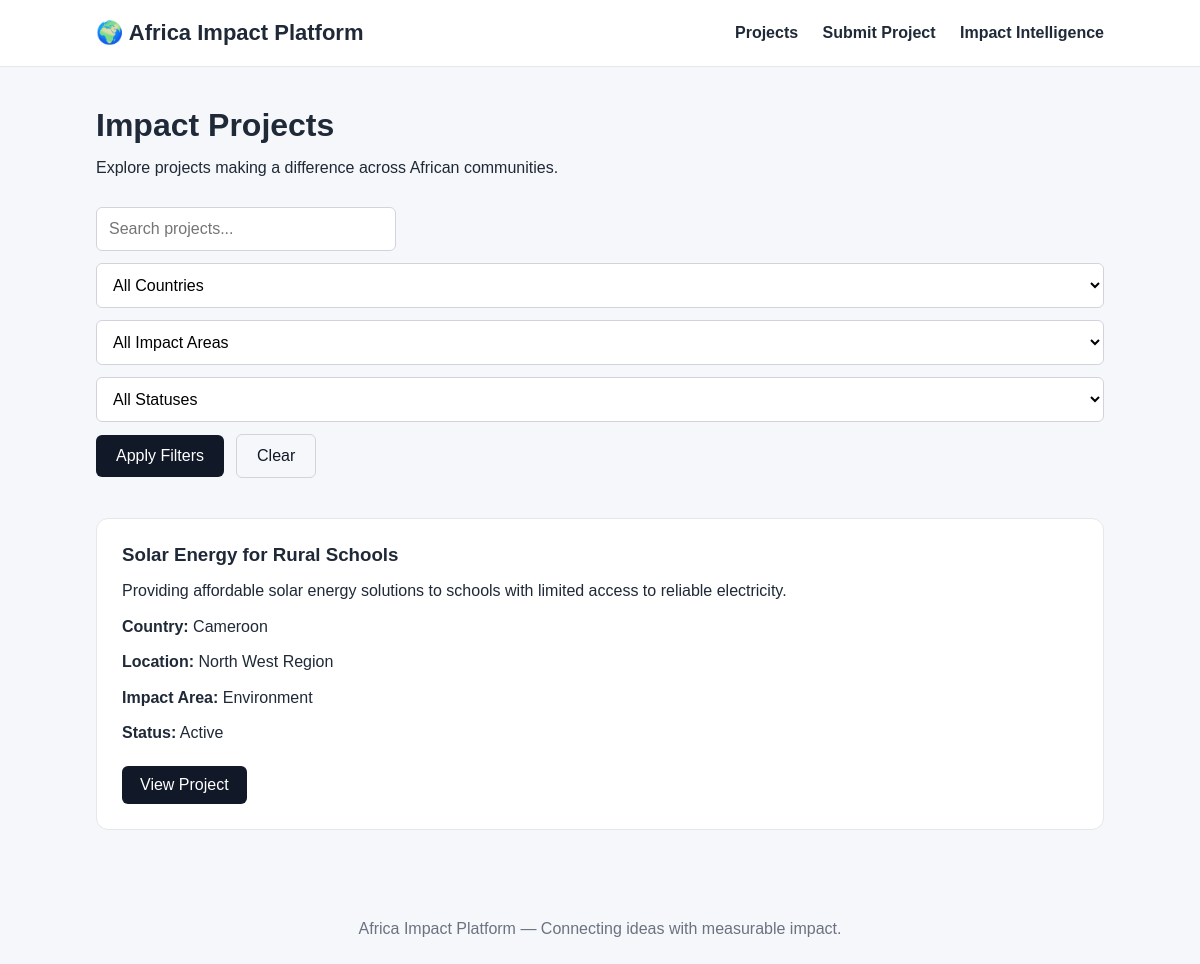
Page /projects/ on the earlier database version.
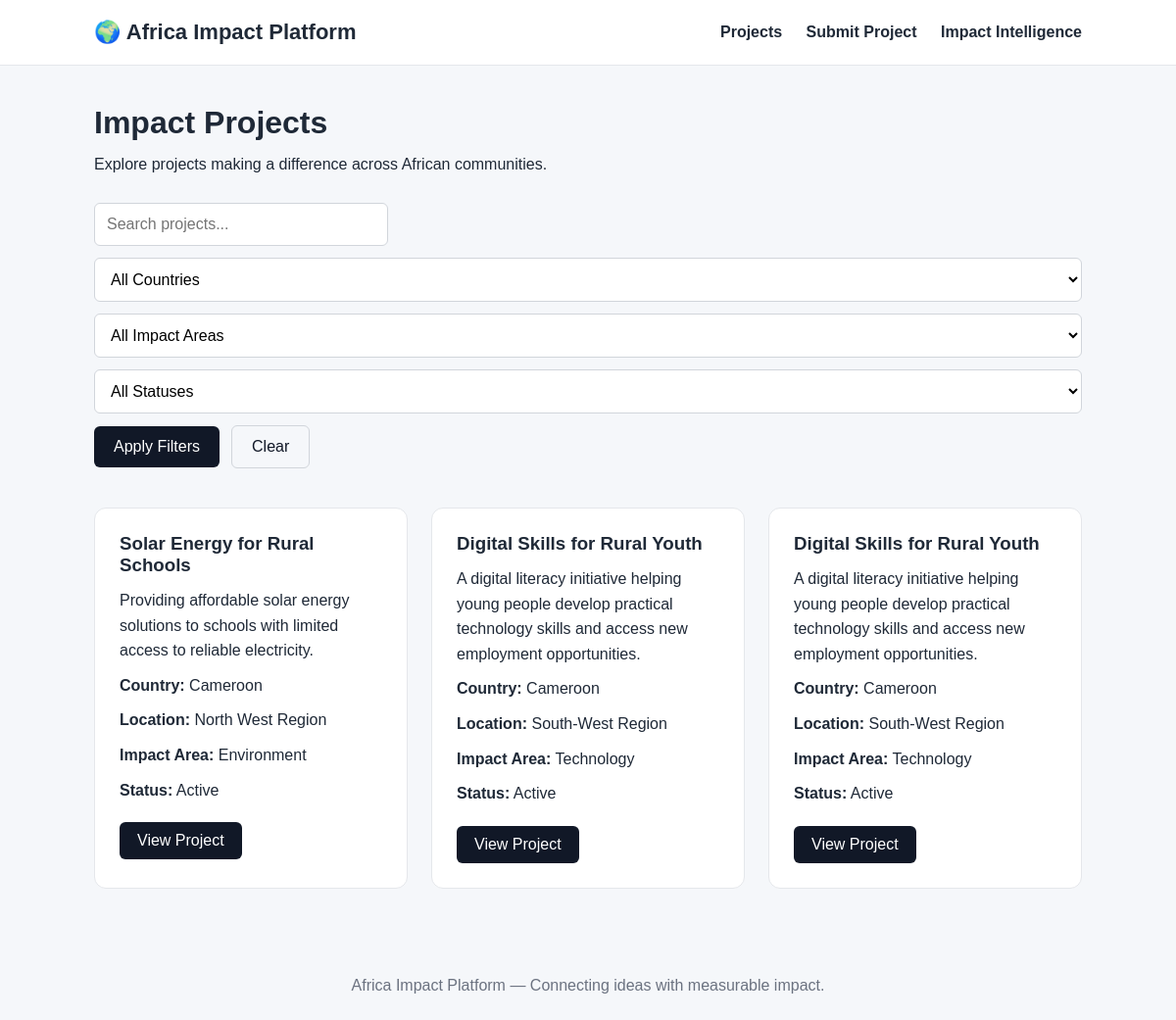
Same page on the later database version.
### core/models.py (models this page shows, shortened)
class ImpactProject(models.Model):
    AFRICAN_COUNTRIES = [
        ("Algeria", "Algeria"),
        ("Angola", "Angola"),
        ("Benin", "Benin"),
        ("Botswana", "Botswana"),
        ("Burkina Faso", "Burkina Faso"),
        ("Burundi", "Burundi"),
        ("Cabo Verde", "Cabo Verde"),
        ("Cameroon", "Cameroon"),
        ("Central African Republic", "Central African Republic"),
        ("Chad", "Chad"),
        ("Comoros", "Comoros"),
        ("Democratic Republic of the Congo", "Democratic Republic of the Congo"),
        ("Republic of the Congo", "Republic of the Congo"),
        ("Cote d'Ivoire", "Cote d'Ivoire"),
        ("Djibouti", "Djibouti"),
        ("Egypt", "Egypt"),
        ("Equatorial Guinea", "Equatorial Guinea"),
        ("Eritrea", "Eritrea"),
        ("Eswatini", "Eswatini"),
        ("Ethiopia", "Ethiopia"),
        ("Gabon", "Gabon"),
        ("Gambia", "Gambia"),
        ("Ghana", "Ghana"),
        ("Guinea", "Guinea"),
        ("Guinea-Bissau", "Guinea-Bissau"),
        ("Kenya", "Kenya"),
        ("Lesotho", "Lesotho"),
        ("Liberia", "Liberia"),
        ("Libya", "Libya"),
        ("Madagascar", "Madagascar"),
        ("Malawi", "Malawi"),
        ("Mali", "Mali"),
        ("Mauritania", "Mauritania"),
        ("Mauritius", "Mauritius"),
        ("Morocco", "Morocco"),
        ("Mozambique", "Mozambique"),
        ("Namibia", "Namibia"),
        ("Niger", "Niger"),
        ("Nigeria", "Nigeria"),
        ("Rwanda", "Rwanda"),
        ("Sao Tome and Principe", "Sao Tome and Principe"),
        ("Senegal", "Senegal"),
        ("Seychelles", "Seychelles"),
        ("Sierra Leone", "Sierra Leone"),
        ("Somalia", "Somalia"),
        ("South Africa", "South Africa"),
        ("South Sudan", "South Sudan"),
        ("Sudan", "Sudan"),
        ("Tanzania", "Tanzania"),
        ("Togo", "Togo"),
        ("Tunisia", "Tunisia"),
        ("Uganda", "Uganda"),
        ("Zambia", "Zambia"),
        ("Zimbabwe", "Zimbabwe"),
    ]
    IMPACT_AREAS = [
        ("education", "Education"),
        ("health", "Health"),
        ("agriculture", "Agriculture"),
        ("environment", "Environment"),
        ("technology", "Technology"),
        ("employment", "Employment"),
        ("other", "Other"),
    ]
    STATUS_CHOICES = [
        ("planned", "Planned"),
        ("active", "Active"),
        ("completed", "Completed"),
    ]
    name = models.CharField(max_length=200)
    description = models.TextField()
    country = models.CharField(
        max_length=100,
        choices=AFRICAN_COUNTRIES,
    )
    location = models.CharField(max_length=200)
    impact_area = models.CharField(
        max_length=50,
        choices=IMPACT_AREAS,
    )
    status = models.CharField(
        max_length=20,
        choices=STATUS_CHOICES,
        default="planned",
    )
    start_date = models.DateField(
        null=True,
        blank=True,
    )
    end_date = models.DateField(
        null=True,
        blank=True,
    )
    source_organization = models.CharField(
        max_length=200,
        blank=True,
    )
    source_url = models.URLField(
        blank=True,
    )
    external_project_id = models.CharField(
        max_length=100,
        blank=True,
    )
    created_at = models.DateTimeField(
        auto_now_add=True
    )
    class Meta:
     constraints = [
        models.UniqueConstraint(
            fields=[
                "source_organization",
                "external_project_id",
            ],
            condition=(
                Q(source_organization__gt="")
                & Q(external_project_id__gt="")
            ),
            name="unique_source_project",
        )
    ]

### core/views.py (the view, shortened to what this page needs)
def project_list(request):
    projects = ImpactProject.objects.all()
    query = request.GET.get("q", "").strip()
    country = request.GET.get("country", "").strip()
    impact_area = request.GET.get("impact_area", "").strip()
    status = request.GET.get("status", "").strip()
    if country:
        projects = projects.filter(
            country__iexact=country
        )
    if impact_area:
        projects = projects.filter(
            impact_area=impact_area
        )
    if status:
        projects = projects.filter(
            status=status
        )
    countries = (
        ImpactProject.objects
        .values_list("country", flat=True)
        .distinct()
        .order_by("country")
    )
    return render(
        request,
        "core/project_list.html",
        {
            "projects": projects,
            "query": query,
            "country": country,
            "impact_area": impact_area,
            "status": status,
            "countries": countries,
            "impact_areas": ImpactProject.IMPACT_AREAS,
            "statuses": ImpactProject.STATUS_CHOICES,
        },
    )

### core/templates/core/project_list.html (shortened to what this page needs)
{% extends "core/base.html" %}
{% block content %}
<h1>Impact Projects</h1>
<p style="margin: 15px 0 30px;">
    Explore projects making a difference across African communities.
</p>
<form method="get" style="margin-bottom: 40px;">
    <div style="
        display: flex;
        flex-wrap: wrap;
        gap: 12px;
        align-items: center;
    ">
        <input
            type="text"
            name="q"
            value="{{ query }}"
            placeholder="Search projects..."
            style="
                padding: 12px;
                width: 300px;
                border: 1px solid #d1d5db;
                border-radius: 6px;
                font-size: 16px;
            "
        >
        <select
            name="country"
            style="
                padding: 12px;
                border: 1px solid #d1d5db;
                border-radius: 6px;
                font-size: 16px;
            "
        >
            <option value="">
                All Countries
            </option>
        </select>
        <select
            name="impact_area"
            style="
                padding: 12px;
                border: 1px solid #d1d5db;
                border-radius: 6px;
                font-size: 16px;
            "
        >
            <option value="">
                All Impact Areas
            </option>
        </select>
        <select
            name="status"
            style="
                padding: 12px;
                border: 1px solid #d1d5db;
                border-radius: 6px;
                font-size: 16px;
            "
        >
            <option value="">
                All Statuses
            </option>
        </select>
        <button
            type="submit"
            style="
                padding: 12px 20px;
                border: none;
                border-radius: 6px;
                background: #111827;
                color: white;
                cursor: pointer;
                font-size: 16px;
            "
        >
            Apply Filters
        </button>
        <a
            href="{% url 'project_list' %}"
            style="
                padding: 12px 20px;
                text-decoration: none;
                color: #111827;
                border: 1px solid #d1d5db;
                border-radius: 6px;
            "
        >
            Clear
        </a>
    </div>
</form>
<div class="projects">
    {% for project in projects %}
        <div class="card">
            <h3>{{ project.name }}</h3>
            <p>
                {{ project.description|truncatewords:25 }}
            </p>
            <p>
                <strong>Country:</strong>
                {{ project.country }}
            </p>
            <p>
                <strong>Location:</strong>
                {{ project.location }}
            </p>
            <p>
                <strong>Impact Area:</strong>
                {{ project.get_impact_area_display }}
            </p>
            <p>
                <strong>Status:</strong>
                {{ project.get_status_display }}
            </p>
            <a
                href="{% url 'project_detail' project.id %}"
                class="button"
            >
                View Project
            </a>
        </div>
    {% empty %}
        <p>
            No impact projects match your search or filters.
        </p>
    {% endfor %}
</div>
{% endblock %}

### core/templates/core/base.html (shortened to what this page needs)
<!DOCTYPE html>
<html lang="en">
<head>
</head>
<body>
<nav>
    <a href="/" class="logo">
        🌍 Africa Impact Platform
    </a>
    <div>
            <a href="/projects/" style="margin-right: 20px;">
        Projects
    </a>
    <a href="/projects/submit/" style="margin-right: 20px;">
        Submit Project
    </a>
    <a href="/analytics/">
        Impact Intelligence
    </a>
    </div>
</nav>
<div class="container">
    {% block content %}
    {% endblock %}
</div>
<footer>
    Africa Impact Platform — Connecting ideas with measurable impact.
</footer>
</body>
</html>

### core/templates/core/base.html (style rules this page uses)
* { box-sizing: border-box; margin: 0; padding: 0; }
body { font-family: Arial, sans-serif; background: #f5f7fa; color: #1f2937; }
nav { background: #ffffff; padding: 20px 8%; display: flex; justify-content: space-between; align-items: center; border-bottom: 1px solid #e5e7eb; }
nav a { text-decoration: none; color: #1f2937; font-weight: bold; }
.logo { font-size: 22px; }
.container { width: 84%; max-width: 1200px; margin: 40px auto; }
.projects { display: grid; grid-template-columns: repeat(auto-fit, minmax(280px, 1fr)); gap: 24px; }
.card { background: #ffffff; padding: 25px; border-radius: 12px; border: 1px solid #e5e7eb; }
.card h3 { margin-bottom: 12px; }
.card p { line-height: 1.6; margin-bottom: 10px; }
.button { display: inline-block; margin-top: 10px; padding: 10px 18px; background: #111827; color: #ffffff; text-decoration: none; border-radius: 6px; }
footer { text-align: center; padding: 30px; margin-top: 60px; color: #6b7280; }
input, textarea, select { width: 100%; padding: 12px; border: 1px solid #d1d5db; border-radius: 6px; font-size: 15px; font-family: inherit; background: #ffffff; }

Differences in the rows shown:
added ImpactProject: name "Digital Skills for Rural Youth", description "A digital literacy initiative helping young people develop practical technology skills and access new employment opportunities.", country "Cameroon", location "South-West Region", impact_area "Technology", status "Active"
added ImpactProject: name "Digital Skills for Rural Youth", description "A digital literacy initiative helping young people develop practical technology skills and access new employment opportunities.", country "Cameroon", location "South-West Region", impact_area "Technology", status "Active"
